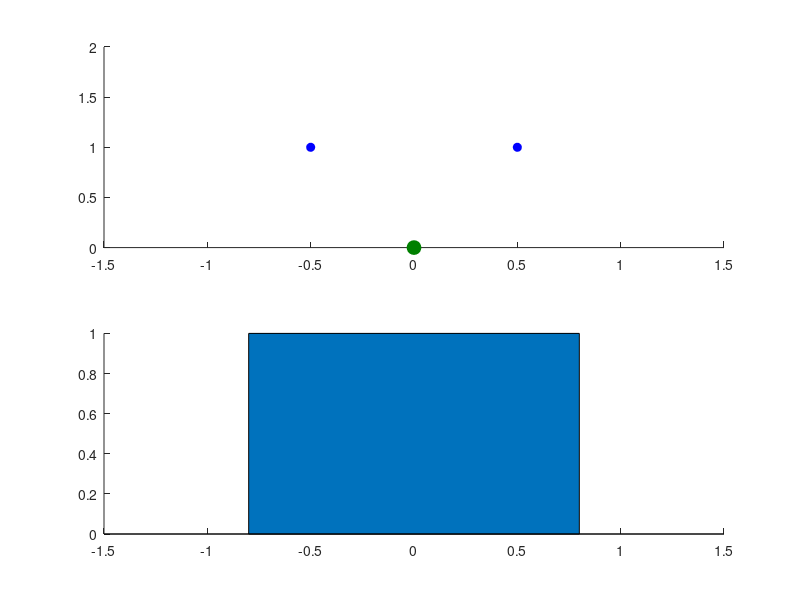

Here is the MATLAB script that generated this plot:
## -*- texinfo -*-
## @deftypefn  {Function File} {} galtonbox ( @var{LEVEL}, @var{BALLS}, @var{INTERVAL})
## Plot galton box.
## @var{LEVEL} means how many levels. ( Default: 1)
## @var{BALLS} means how many balls. ( Default: 1)
## @var{INTERVAL} means interval between each frame in seconds. If omitted or 0, no animation.

function galtonbox ( varargin)

    nargs = nargin;
    LEVEL = 1;
    BALLS = 1;
    INTERVAL = 0;

    % check LEVEL arg
    if nargs > 0
        LEVEL = varargin{1};
        if !is_positive_scalar_integer( LEVEL)
            error("galtonbox: LEVEL should be a positive integer");
        end
    end

    % check BALLS arg
    if nargs > 1
        BALLS = varargin{2};
        if !is_positive_scalar_integer( BALLS)
            error("galtonbox: BALLS should be a positive integer");
        end
    end

    % check INTERVAL arg
    if nargs > 2
        INTERVAL = varargin{3};
        if !( isscalar( INTERVAL) && isreal( INTERVAL) && INTERVAL >= 0)
            error("galtonbox: INTERVAL should be a non-negative real number");
        end
    end

    enableAnimate = ( INTERVAL != 0);


    ballStartXPos = unitBallPositions( LEVEL, LEVEL);
    ballLastXPos = unitBallPositions( 1, LEVEL);
    assert( length( ballStartXPos) == 1);
    ballStartPos = [ ballStartXPos( 1) LEVEL];

    % Data for bar graph
    % barX is ballLastXPos
    barY = zeros( 1, length( ballLastXPos));

    % create a new figure
    fh = figure;

    % create box plot
    boxH = subplot( 2, 1, 1);
    hold( boxH, 'on');

    % plot levels
    pointInterval = 1;
    xAxisLim = plotLevels( boxH, LEVEL, pointInterval);
    % plot ball with ballPos
    darkGreen = [ 0 0.5 0];
    ballPos = ballStartPos;
    ballH = plot( boxH, ballPos( 1), ballPos( 2), 'o', ...
                    'MarkerFaceColor', darkGreen, 'MarkerEdgeColor', darkGreen, 'MarkerSize', 10);
    set( ballH, 'XDataSource', 'ballPos(1)');
    set( ballH, 'YDataSource', 'ballPos(2)');

    % create bar plot
    barAxesH = subplot( 2, 1, 2);
    hold( barAxesH, 'on');
    xlim( barAxesH, xAxisLim);
    barH = bar( ballLastXPos, barY);
    set( barH, 'YDataSource', 'barY');


    % simulate fall of balls
    for eacBall = 1:BALLS
        ballPos = ballStartPos;
        if enableAnimate
            pause( INTERVAL);
            refreshdata( fh, 'caller'); 
            drawnow;
        end
        while ballPos( 2) > 0
            ballPos = unitNextPosition( ballPos);
            if enableAnimate
                pause( 0.4);
                refreshdata( fh, 'caller'); 
                drawnow;
            end
        end
        assert( ballPos( 2) == 0);
        % update barY
        barYIdx = find( ballLastXPos == ballPos( 1));
        if !isempty( barYIdx)
            assert( isscalar( barYIdx));
            barY( barYIdx) += 1;
        end
    end

    % Finally, draw the ultimate graph
    refreshdata( fh, 'caller');
end


function tf = is_positive_scalar_integer( val)
    tf = isscalar( val) && isnumeric( val) && fix( val) == val && val > 0;
end

% return X limit of the graph
% SP: start point of the ball, in unit position
% FXP: final possible x positions of the ball, in unit position
function XLIM = plotLevels( AXH, LEVELS, POINT_INTERVAL)
    for level = LEVELS : -1 : 1;
        unitXPos = unitXPositions( level, LEVELS); 
        xPos = unitXPos .* POINT_INTERVAL;
        yPos = level .* POINT_INTERVAL;

        pointColor = 'b';
        if mod( level, 2) == 0
            pointColor = 'r';
        end

        plot( AXH, xPos, yPos, 'o', 'MarkerEdgeColor', pointColor, 'MarkerFaceColor', pointColor);
    end
    % set axis limit
    xPos = unitXPositions( 1, LEVELS) .* POINT_INTERVAL;
    xPosMin = xPos(1) - POINT_INTERVAL;
    xPosMax = xPos( end) + POINT_INTERVAL;
    yPosMin = 0;
    yPosMax = (LEVELS + 1) * POINT_INTERVAL;
    axis( [ xPosMin xPosMax yPosMin yPosMax]);
    XLIM = [ xPosMin xPosMax];
end


% return unit positions of points with given level and total level
function XPOS = unitXPositions( CUR_LEVEL, TOTAL_LEVEL)
    % unit x pos starts from 0
    unitLastXPos = TOTAL_LEVEL - CUR_LEVEL + 1;
    unitXPos = 0 : 1 : unitLastXPos;
    unitXPos -= unitLastXPos / 2;
    XPOS = unitXPos;
end

% return all possible unix X positions of a ball with given level and total level
function BPOS = unitBallPositions( CUR_LEVEL, TOTAL_LEVEL)
    unitXPos = unitXPositions( CUR_LEVEL, TOTAL_LEVEL);
    assert( length( unitXPos) >= 2, 'unitXPos must >= 2');
    % For adjacent x pos we calculate "( x0 + x1) / 2"
    adjXPos = [ unitXPos( 1 : (end - 1)) ; unitXPos( 2 : end)];
    BPOS = sum( adjXPos) / 2;
end

% update ball unit position, based on previous position.
function NPOS = unitNextPosition( CUR_POS)
    % get next position where the ball will go
    xPos = CUR_POS( 1);
    yPos = CUR_POS( 2);
    assert( yPos > 0, 'Y position must larger than 0');
    % update x position when yPos > 1
    if yPos > 1
        if rand() <= 0.5
            xPos -= 0.5;
        else
            xPos += 0.5;
        end
    end
    yPos -= 1;
    NPOS = [ xPos yPos];
end
